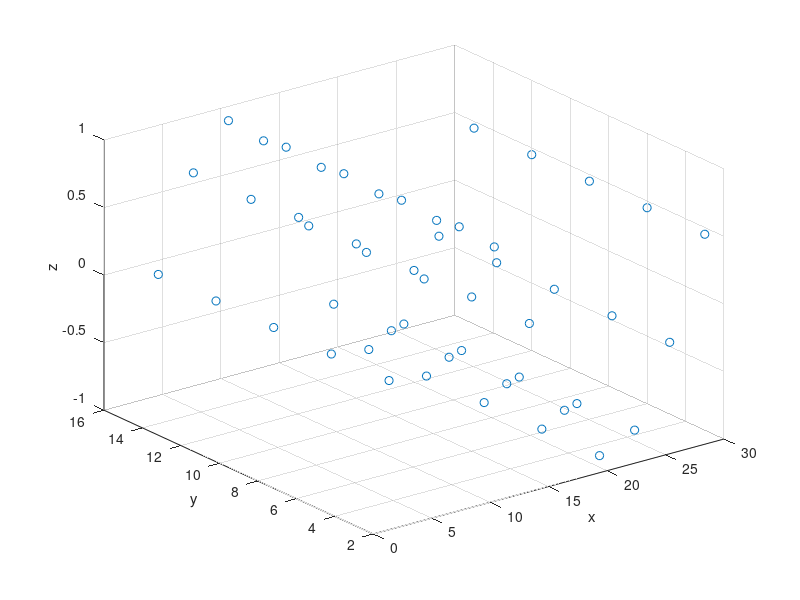

This figure's MATLAB source:
WIDTH= 10
HEIGHT =5
PARTICLE_SEPARATION= 3;
INITIAL_Z=0;

particleArray= zeros(HEIGHT *WIDTH,3);
index=1;


vertical_lines=WIDTH;
totaL_width=(vertical_lines-1)*PARTICLE_SEPARATION;
z_values=sin((0:PARTICLE_SEPARATION:totaL_width)./4)

for i=1:HEIGHT
  
  for j=1:WIDTH
  zpos=z_values(j);
  xpos=j*PARTICLE_SEPARATION;
  ypos=i*PARTICLE_SEPARATION;
  
  
 
  
  particleArray(index,1)=xpos;
  particleArray(index,2)=ypos;
  particleArray(index,3)=zpos;
  index=index+1;
  
  endfor
endfor 

scatter3(particleArray(:,1),particleArray(:,2),particleArray(:,3));
xlabel("x");
ylabel("y");
zlabel("z");